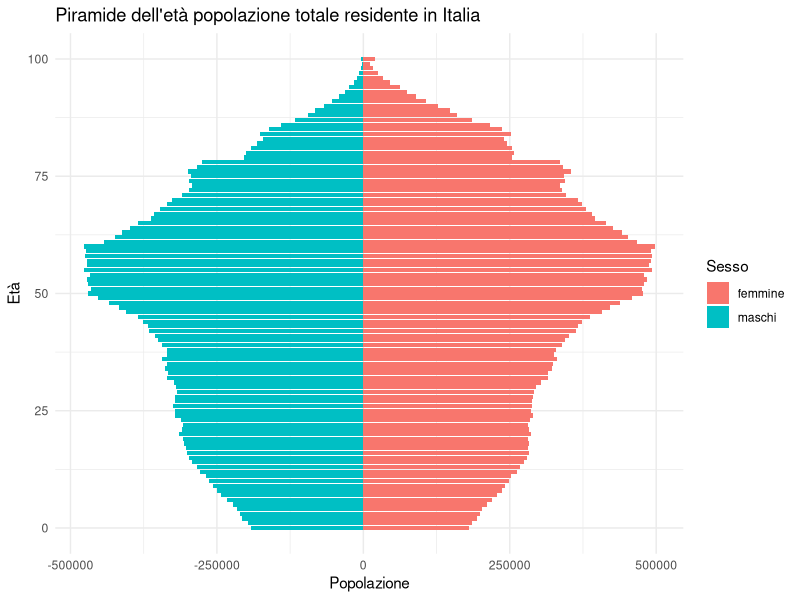
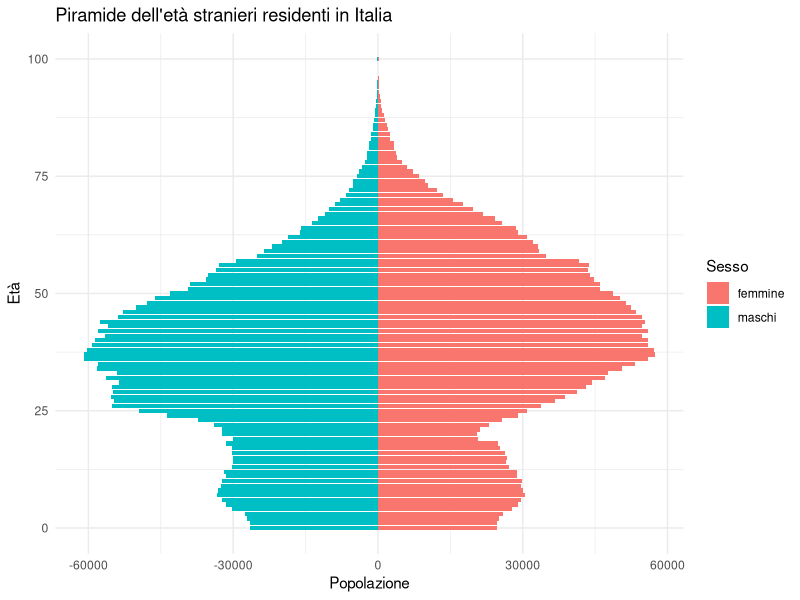
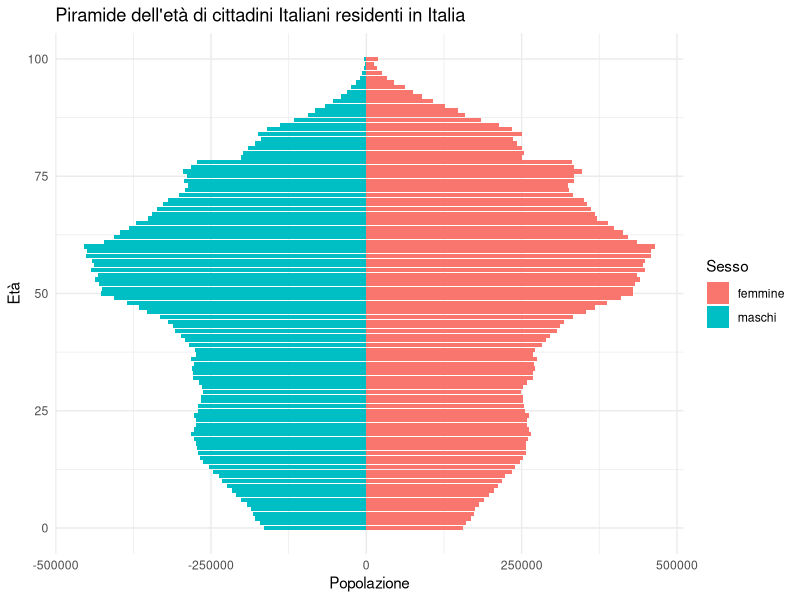
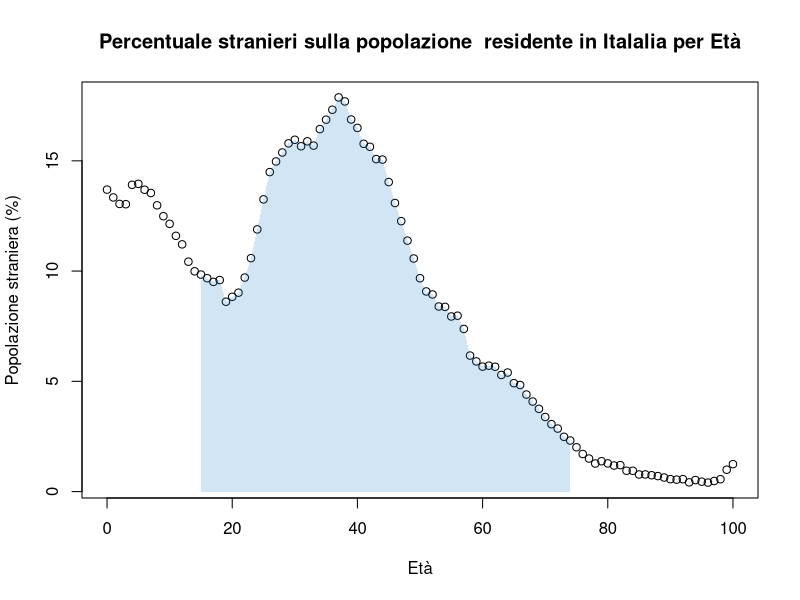

These charts were generated, in order, by the following R code:
## ---- chunk 1
# install.packages("tinytex")
# tinytex::install_tinytex(force = TRUE)
library(ggplot2)
library(tidyverse)
## ---- chunk 2
data_preparation_for_pyramid <- function(ds, maschi, femmine, group_years = 1, min_age=0, max_age=101) {
  
  ds_pivot = ds %>%
    select(Età, maschi, femmine) %>%
    filter(Età >= min_age & Età <= max_age) %>%
    pivot_longer(cols = c(maschi, femmine), names_to="Sesso", values_to="Popolazione" ) %>%
    
    mutate(Popolazione = ifelse(Sesso == maschi, -Popolazione, Popolazione)) %>%
    
    mutate(classe_eta = floor(Età/group_years)*group_years) %>%
    group_by(classe_eta, Sesso) %>%
    
    summarise(Popolazione_aggregata = sum(Popolazione)) %>%
    mutate(gruppo_eta = paste0(classe_eta, " - ", classe_eta + group_years - 1))
  
  return(ds_pivot)
}

generate_pyramid_chart <- function(pivot, title) {
  pop_max <- max(abs(pivot$Popolazione_aggregata), na.rm = TRUE)

  ggplot(pivot, aes(x = classe_eta, y = Popolazione_aggregata, fill = Sesso)) +
    
    geom_col() +
  
    coord_flip() +
    xlab("Maschi") +
    ylab("Femmine") +
  
    labs(
      title = title,
      x = "Età",
      y = "Popolazione",
      fill = "Sesso"
    ) +
    theme_minimal()
}
## ---- chunk 3
resident_italy = read.csv('source/Popolazione_residente_italia_ISTAT_2025.csv', sep=";")
strangers_resident_italy = read.csv('source/Popolazione straniera residente_istat_2025.csv', sep=";")

# print(resident_italy)
# print(strangers_resident_italy)

## ---- chunk 4
pivoted_datas = data_preparation_for_pyramid(resident_italy, "maschi", "femmine")

generate_pyramid_chart(pivoted_datas, title="Piramide dell'età popolazione totale residente in Italia")
## ---- chunk 5
pivoted_stranges = data_preparation_for_pyramid(strangers_resident_italy, "maschi", "femmine" )
generate_pyramid_chart(pivoted_stranges, title="Piramide dell'età stranieri residenti in Italia")
## ---- chunk 6
perc_strangers = strangers_resident_italy %>%
  select('Età', Totale) %>%
  mutate(Totale = Totale/resident_italy$Totale)
## ---- chunk 7
names(pivoted_stranges)

length(pivoted_datas$Popolazione_aggregata)
length(pivoted_stranges$Popolazione_aggregata)

pivoted_italians <- pivoted_datas
pivoted_italians$Popolazione_aggregata <-
  pivoted_datas$Popolazione_aggregata - pivoted_stranges$Popolazione_aggregata

generate_pyramid_chart(pivoted_italians, title="Piramide dell'età di cittadini Italiani residenti in Italia")
## ---- chunk 8
length(pivoted_stranges$Popolazione_aggregata)
## ---- chunk 9
#percentuale stranieri rispetto agli italiani
plot(perc_strangers$Età, perc_strangers$Totale*100, main="Percentuale stranieri sulla popolazione  residente in Italalia per Età", xlab = "Età", ylab="Popolazione straniera (%)")
polygon(
  x = c(15, perc_strangers$Età[perc_strangers$Età >= 15 & perc_strangers$Età <= 74], 74),
  y = c(0, perc_strangers$Totale[perc_strangers$Età >= 15 & perc_strangers$Età <= 74] * 100, 0),
  col = rgb(0.1, 0.5, 0.8, 0.2),
  border = NA
)
## ---- chunk 10
media_15_65 <- mean(perc_strangers$Totale[perc_strangers$Età >= 15 & perc_strangers$Età <= 65])

media_15_65*100
## ---- chunk 11
residents_nationality = read.csv('source/Popolazione residente per cittadinanza o paese di nascita_istat_2025.csv')
## ---- chunk 12
resident_reordered = residents_nationality %>%
  arrange(desc(Totale)) %>%
  filter(Cittadinanza != 'Totale')
## ---- chunk 13
cat('Ci sono ',length(residents_nationality$Cittadinanza), 'Cittadinanze in Italia\n')
cat('Di seguito le prime 5 per numero di persone')

resident_reordered %>%
  select('Anno', 'Cittadinanza', 'Totale') %>%
  mutate(Totale = formatC(Totale*100/sum(resident_reordered$Totale), format="f", digits=2)) %>%
  slice_head(n = 5)
## ---- chunk 14
eta_media_totale <- weighted.mean(resident_italy$Età, resident_italy$Totale)
eta_media_totale

## ---- chunk 15
eta_media_totale <- weighted.mean(strangers_resident_italy$Età, strangers_resident_italy$Totale)
eta_media_totale
